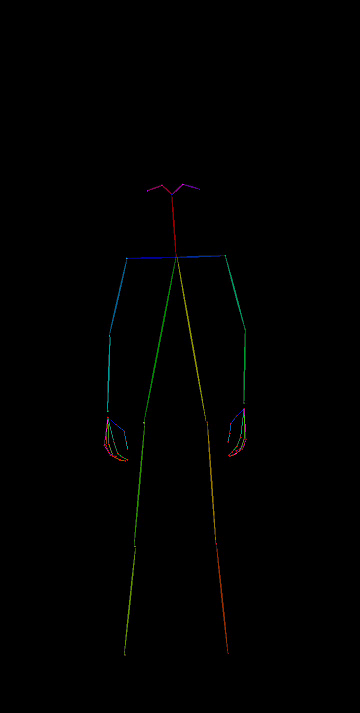
#> input picture frame 0 of important_assets/pose_videos/custom_motion1_pose.mp4, 720 x 1426 px, given in place of th_fullbody_001_motion2_v01_single.mp4, which was not available (shown at 1/2 size)
$ python make_p2v_consisid_v6_sheets.py
#> lines starting #> are read from the running program, lines starting #| are printed output that depends on the picture; pictures that were not available may be replaced by others from this repository, and a replacement may not be noted
### CoInteract/p2v_consisid_frequency_identity_postprocess.py
#!/usr/bin/env python3
"""
ConsisID-inspired frequency identity pass for already-generated P2V videos.

This does not run the official ConsisID pipeline. ConsisID itself is IPT2V and
does not consume a pose video. Here we borrow the practical idea that identity
is partly preserved by anchoring stable facial detail/frequency information:
for each generated frame, use the aligned DWPose face region to add reference
face high-frequency detail back into the generated face with a soft mask.
"""

from __future__ import annotations

import argparse
import os
import subprocess
import tempfile
from dataclasses import dataclass

import cv2
import numpy as np


@dataclass
class Box:
    x1: int
    y1: int
    x2: int
    y2: int

    @property
    def w(self) -> int:
        return max(1, self.x2 - self.x1)

    @property
    def h(self) -> int:
        return max(1, self.y2 - self.y1)


# [93 lines left out: functions clamp_box, expand_box, non_black_bbox, main_pose_body_bbox, pose_face_bbox, soft_ellipse_mask, not called in this run]


def load_haar_face_detector():
    cascade_path = os.path.join(cv2.data.haarcascades, "haarcascade_frontalface_default.xml")
    detector = cv2.CascadeClassifier(cascade_path)
    return None if detector.empty() else detector


def detect_haar_faces(image_bgr: np.ndarray, detector) -> list[Box]:
    if detector is None:
        return []
    gray = cv2.cvtColor(image_bgr, cv2.COLOR_BGR2GRAY)
    faces = detector.detectMultiScale(
        gray,
        scaleFactor=1.05,
        minNeighbors=3,
        minSize=(28, 28),
    )
    out: list[Box] = []
    h, w = image_bgr.shape[:2]
    for x, y, bw, bh in faces:
        out.append(clamp_box(Box(int(x), int(y), int(x + bw), int(y + bh)), w, h))
    return out


def choose_face_box(faces: list[Box], width: int, height: int, previous: Box | None = None) -> Box | None:
    if not faces:
        return None

    image_center_x = width * 0.5
    if previous is not None:
        prev_cx = (previous.x1 + previous.x2) * 0.5
        prev_cy = (previous.y1 + previous.y2) * 0.5
        best = None
        best_dist = 1e18
        for face in faces:
            cx = (face.x1 + face.x2) * 0.5
            cy = (face.y1 + face.y2) * 0.5
            dist = ((cx - prev_cx) ** 2 + (cy - prev_cy) ** 2) ** 0.5
            if dist < best_dist:
                best_dist = dist
                best = face
        if best is not None:
            max_jump = max(previous.w, previous.h) * 2.4
            if best_dist <= max_jump:
                return best
        return None

    best_score = -1e18
    best_face = None
    for face in faces:
        cx = (face.x1 + face.x2) * 0.5
        cy = (face.y1 + face.y2) * 0.5
        area = face.w * face.h
        center_penalty = abs(cx - image_center_x) / max(1.0, image_center_x)
        # Prefer the main subject: large face, near image center, upper half.
        vertical_penalty = max(0.0, (cy - height * 0.55) / max(1.0, height * 0.45))
        score = area * (1.0 - 0.35 * center_penalty - 0.45 * vertical_penalty)
        if score > best_score:
            best_score = score
            best_face = face
    return best_face


# [151 lines left out: functions transfer_frequency, process_video, parse_args, not called in this run]


# [2 lines that do not run on import are left out]

### CoInteract/make_p2v_consisid_v6_sheets.py
import os
import sys

import cv2
import numpy as np

sys.path.insert(0, "/data1/workspace/linxinliang/CoInteract")
from p2v_consisid_frequency_identity_postprocess import (  # noqa: E402
    choose_face_box,
    detect_haar_faces,
    expand_box,
    load_haar_face_detector,
)


OUT_DIR = "/data1/workspace/linxinliang/CoInteract/output_videos/p2v_consisid_freq_case1_motion2_20260709"
CASES = [
    (
        "01_cfg4p5_v6",
        "/data1/workspace/linxinliang/CoInteract/output_videos/p2v_othermethods_case1_motion2_20260707/01_single_moe_cfg4p5/th_fullbody_001_motion2_v01_single.mp4",
        f"{OUT_DIR}/01_cfg4p5_consisid_freq_v6_soft_haar.mp4",
    ),
    (
        "02_mixed_lora_v6",
        "/data1/workspace/linxinliang/CoInteract/output_videos/p2v_mixeddata_lora_case1_motion2_20260707/02_mixed_step5000_480x832_nomoe/th_fullbody_001_motion2_v01_single.mp4",
        f"{OUT_DIR}/02_mixed_lora_consisid_freq_v6_soft_haar.mp4",
    ),
    (
        "01_cfg4p5_v7",
        "/data1/workspace/linxinliang/CoInteract/output_videos/p2v_othermethods_case1_motion2_20260707/01_single_moe_cfg4p5/th_fullbody_001_motion2_v01_single.mp4",
        f"{OUT_DIR}/01_cfg4p5_consisid_freq_v7_lighthf_haar.mp4",
    ),
    (
        "02_mixed_lora_v7",
        "/data1/workspace/linxinliang/CoInteract/output_videos/p2v_mixeddata_lora_case1_motion2_20260707/02_mixed_step5000_480x832_nomoe/th_fullbody_001_motion2_v01_single.mp4",
        f"{OUT_DIR}/02_mixed_lora_consisid_freq_v7_lighthf_haar.mp4",
    ),
]


def read_frame(cap, frame_idx):
    cap.set(cv2.CAP_PROP_POS_FRAMES, frame_idx)
    ok, frame = cap.read()
    if not ok:
        return None
    return frame


def save_sheets(tag, before_path, after_path, detector):
#> called with tag = '01_cfg4p5_v6'
    cap_b = cv2.VideoCapture(before_path)
    cap_a = cv2.VideoCapture(after_path)
    total = int(cap_b.get(cv2.CAP_PROP_FRAME_COUNT) or 0)
    if total <= 0:
        raise RuntimeError(f"No frames found in {before_path}")

    frame_ids = sorted(set([0, max(0, total // 3), max(0, 2 * total // 3), max(0, total - 1)]))
    full_rows = []
    crop_rows = []
    last_box = None

    for frame_idx in frame_ids:
        before = read_frame(cap_b, frame_idx)
        after = read_frame(cap_a, frame_idx)
        if before is None or after is None:
            continue

        h, w = before.shape[:2]
        full = np.concatenate([before, after], axis=1)
        full_w = 1200
        full_h = max(1, int(full.shape[0] * full_w / full.shape[1]))
        full = cv2.resize(full, (full_w, full_h), interpolation=cv2.INTER_AREA)
        cv2.putText(
            full,
            f"{tag} frame {frame_idx}: before | after",
            (20, 45),
            cv2.FONT_HERSHEY_SIMPLEX,
            1.0,
            (255, 255, 255),
            3,
            cv2.LINE_AA,
        )
        full_rows.append(full)

        box = choose_face_box(detect_haar_faces(before, detector), w, h, last_box)
        if box is None:
            box = last_box
        if box is None:
            continue

        last_box = box
        crop_box = expand_box(box, w, h, 1.55, 1.55)
        before_crop = before[crop_box.y1 : crop_box.y2, crop_box.x1 : crop_box.x2]
        after_crop = after[crop_box.y1 : crop_box.y2, crop_box.x1 : crop_box.x2]
        if before_crop.size == 0 or after_crop.size == 0:
            continue

        before_crop = cv2.resize(before_crop, (420, 420), interpolation=cv2.INTER_CUBIC)
        after_crop = cv2.resize(after_crop, (420, 420), interpolation=cv2.INTER_CUBIC)
        crop = np.concatenate([before_crop, after_crop], axis=1)
        cv2.putText(
            crop,
            f"{tag} frame {frame_idx}: before | after",
            (14, 38),
            cv2.FONT_HERSHEY_SIMPLEX,
            0.85,
            (255, 255, 255),
            2,
            cv2.LINE_AA,
        )
        crop_rows.append(crop)
#> this loop made 4 passes
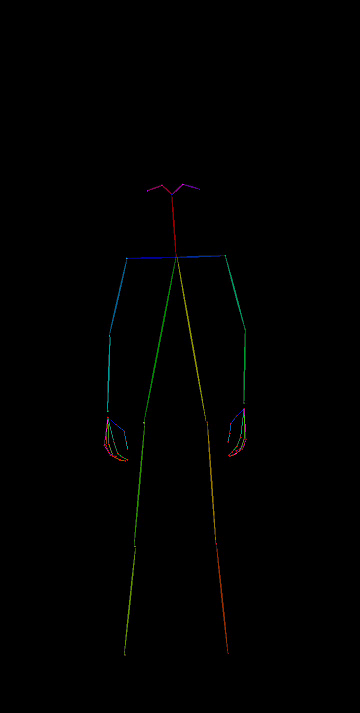
#> input picture frame 0 of important_assets/pose_videos/custom_motion1_pose.mp4, 720 x 1426 px, given in place of th_fullbody_001_motion2_v01_single.mp4, which was not available (shown at 1/2 size)
#> pass 1, in save_sheets, `full = np.concatenate([before, after], axis=1)`:
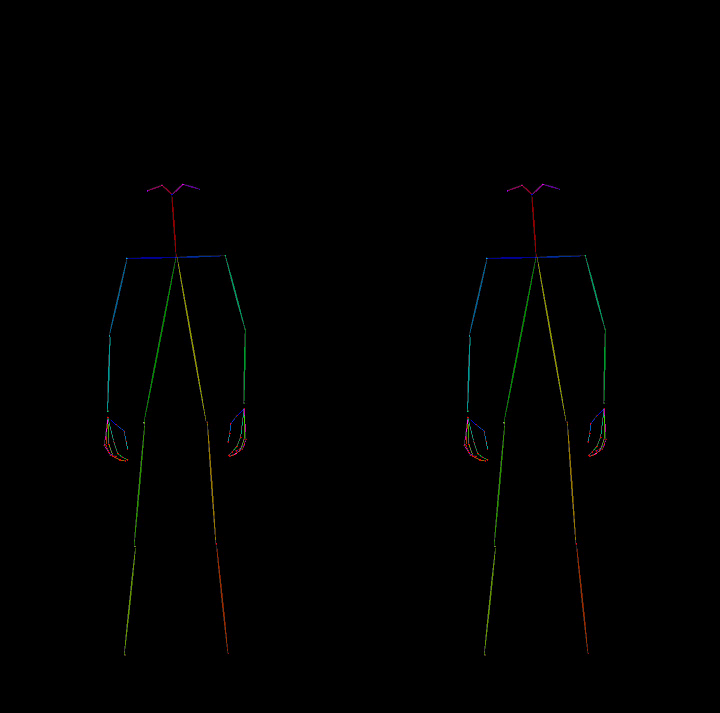
#> full: shape (1426, 1440, 3) (shown at 1/2 size); mean B, G, R 0.6, 0.9, 0.7
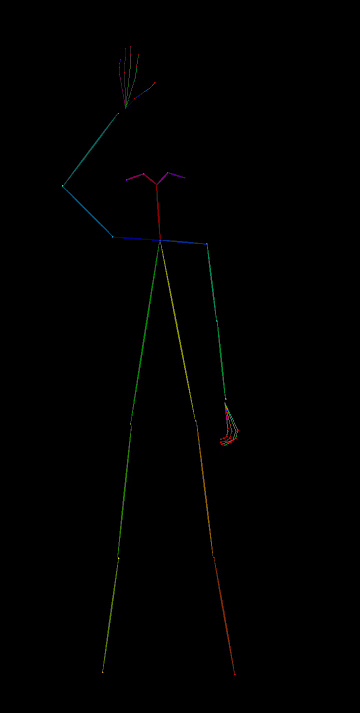
#> input picture frame 90 of important_assets/pose_videos/custom_motion1_pose.mp4, 720 x 1426 px, given in place of th_fullbody_001_motion2_v01_single.mp4, which was not available (shown at 1/2 size)
#> pass 2, in save_sheets, `full = np.concatenate([before, after], axis=1)`:
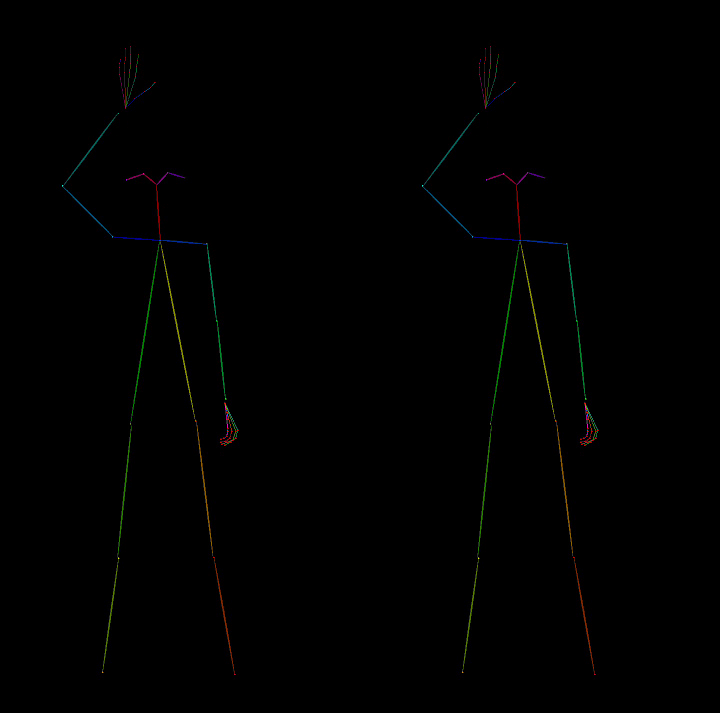
#> full: shape (1426, 1440, 3) (shown at 1/2 size); mean B, G, R 0.5, 0.8, 0.7
#> after the loop:
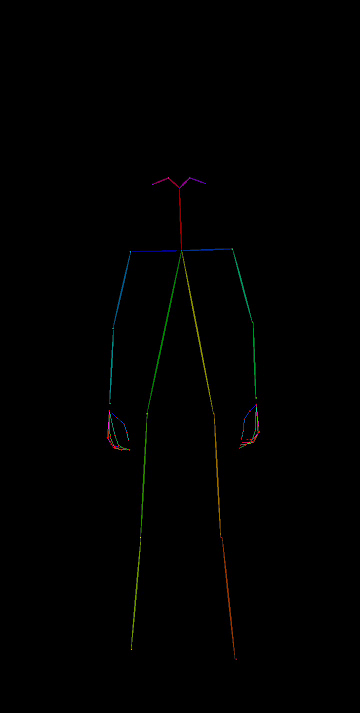
#> before: shape (1426, 720, 3) (shown at 1/2 size); mean B, G, R 0.6, 0.8, 0.7
#> after the loop:
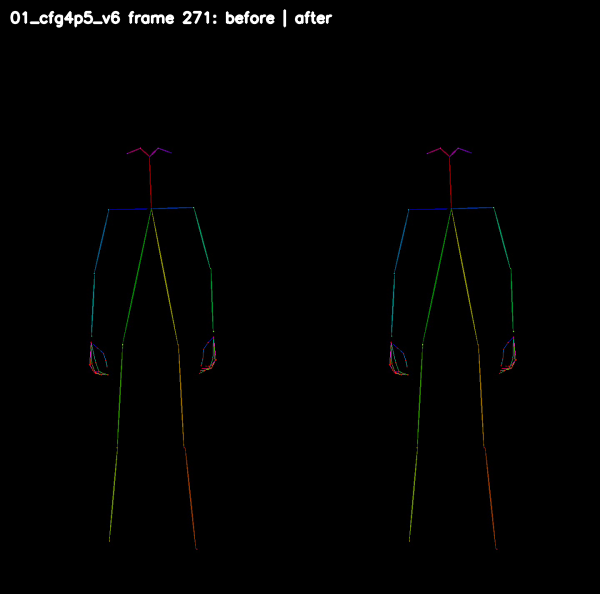
#> full: shape (1188, 1200, 3) (shown at 1/2 size); mean B, G, R 1.8, 2.1, 2
#> after the loop, crop_rows = []; full_rows = 4 items

    cap_b.release()
    cap_a.release()

    if full_rows:
        full_sheet = np.vstack(full_rows)
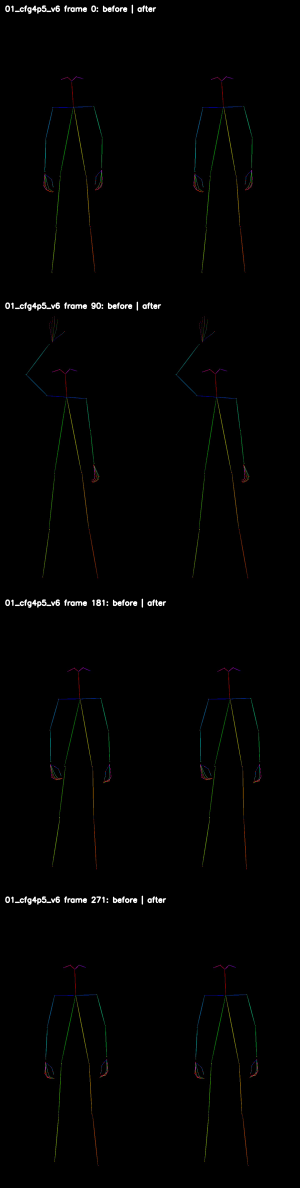
#> full_sheet: shape (4752, 1200, 3) (shown at 1/4 size); mean of channels 0, 1, 2 1.8, 2.1, 2; drawn as B, G, R
        full_path = os.path.join(OUT_DIR, f"{tag}_full_sheet.jpg")
        cv2.imwrite(full_path, full_sheet, [int(cv2.IMWRITE_JPEG_QUALITY), 92])
        print(full_path)

    if crop_rows:
        crop_sheet = np.vstack(crop_rows)
        crop_path = os.path.join(OUT_DIR, f"{tag}_facecrop_sheet.jpg")
        cv2.imwrite(crop_path, crop_sheet, [int(cv2.IMWRITE_JPEG_QUALITY), 92])
        print(crop_path)


def main():
    detector = load_haar_face_detector()
    for tag, before_path, after_path in CASES:
        save_sheets(tag, before_path, after_path, detector)


if __name__ == "__main__":
    main()

$ run again, starting later in the video
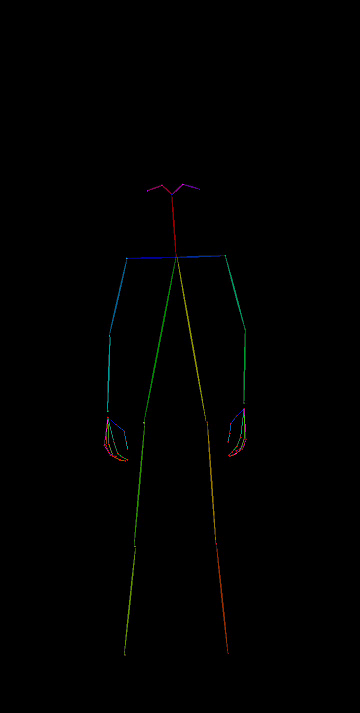
#> input picture frame 0 of important_assets/pose_videos/custom_motion1_pose.mp4, 720 x 1426 px, given in place of th_fullbody_001_motion2_v01_single.mp4, which was not available (shown at 1/2 size)
#> the loop in save_sheets, `for frame_idx in frame_ids:` made 4 passes
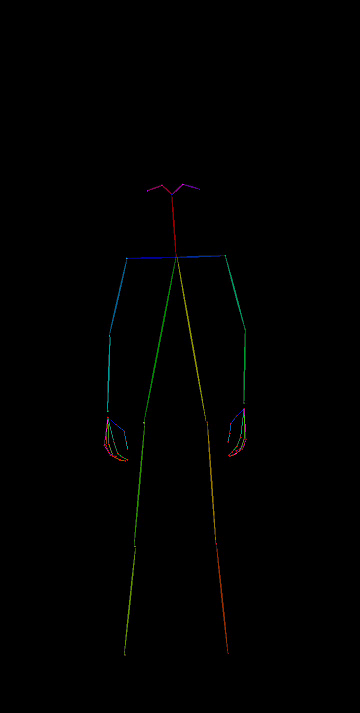
#> input picture frame 0 of important_assets/pose_videos/custom_motion1_pose.mp4, 720 x 1426 px, given in place of th_fullbody_001_motion2_v01_single.mp4, which was not available (shown at 1/2 size)
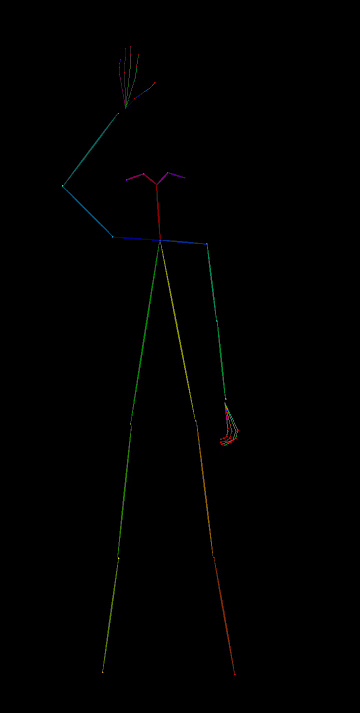
#> input picture frame 90 of important_assets/pose_videos/custom_motion1_pose.mp4, 720 x 1426 px, given in place of th_fullbody_001_motion2_v01_single.mp4, which was not available (shown at 1/2 size)
#> after the loop in save_sheets, `for frame_idx in frame_ids:`: crop_rows = []; full_rows = 4 items

$ run again, starting later in the video
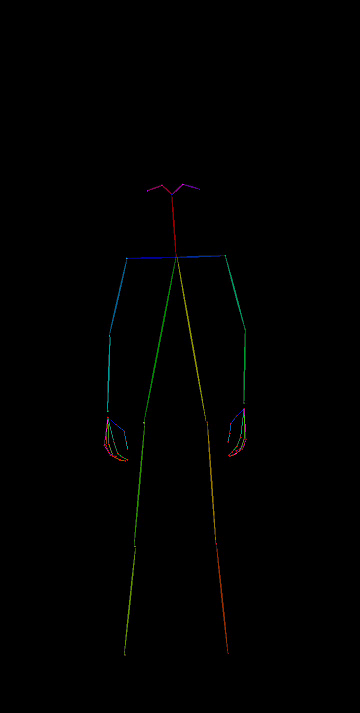
#> input picture frame 0 of important_assets/pose_videos/custom_motion1_pose.mp4, 720 x 1426 px, given in place of th_fullbody_001_motion2_v01_single.mp4, which was not available (shown at 1/2 size)
#> the loop in save_sheets, `for frame_idx in frame_ids:` made 4 passes
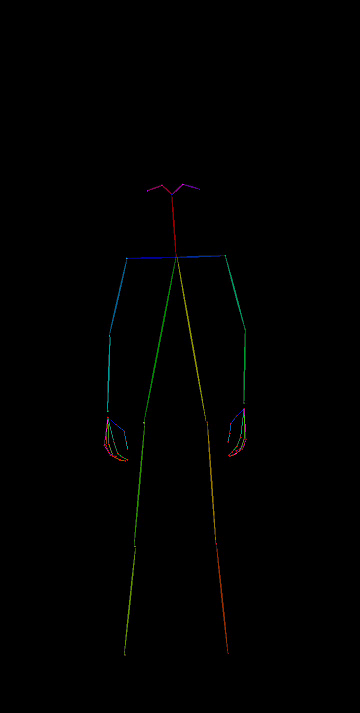
#> input picture frame 0 of important_assets/pose_videos/custom_motion1_pose.mp4, 720 x 1426 px, given in place of th_fullbody_001_motion2_v01_single.mp4, which was not available (shown at 1/2 size)
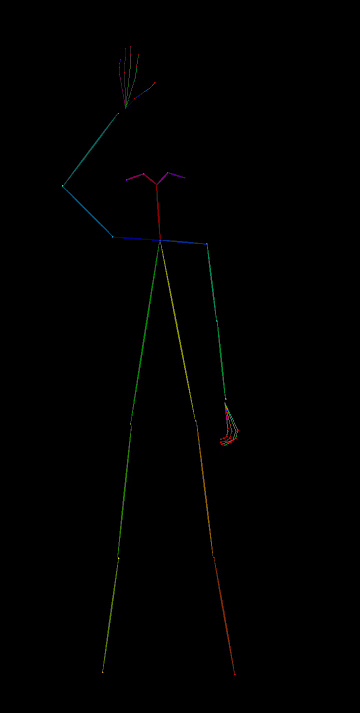
#> input picture frame 90 of important_assets/pose_videos/custom_motion1_pose.mp4, 720 x 1426 px, given in place of th_fullbody_001_motion2_v01_single.mp4, which was not available (shown at 1/2 size)
#> after the loop in save_sheets, `for frame_idx in frame_ids:`: crop_rows = []; full_rows = 4 items
